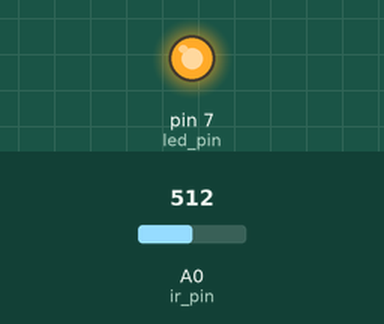
A sketch run on a simulated Arduino Uno, built with avr-gcc and run on an emulated ATmega328P. Parts: output pins drawn as LEDs (lit = HIGH). Inputs (shaded band) come from the test bench; at power-on: A0 (ir_pin) = 512.

Above: at 1.2 s.
1.3 s: A0 (ir_pin) set to 106
2.8 s: A0 (ir_pin) set to 92
At 3.4 s:
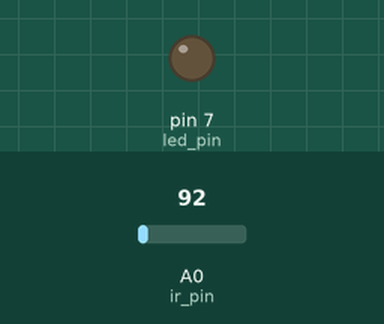
4.3 s: A0 (ir_pin) set to 110
At 4.6 s:
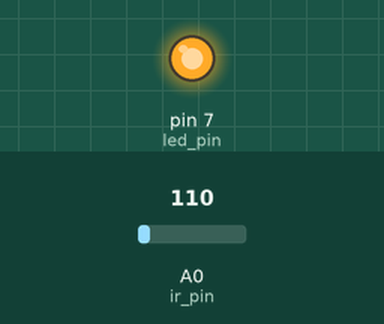
5.8 s: A0 (ir_pin) set to 90
At 6.9 s:
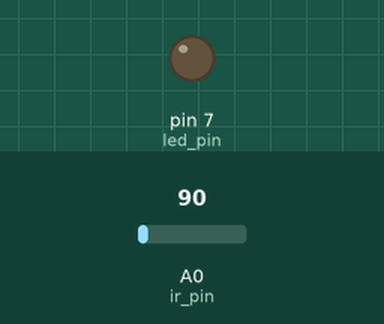
Timing chart, 0 to 8.3 s (numbered marks = the images above; inputs shaded):
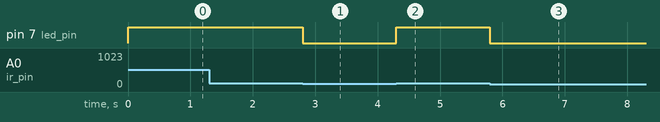

Measured:
- the behaviour switches between 100 and 99 on A0 (ir_pin) (found by bisection; images 0 and 1)
- after the input at 1.3 s, every drawn part: stays the same
- after the input at 2.8 s, pin 7 (led_pin): HIGH → LOW at once
- after the input at 4.3 s, pin 7 (led_pin): LOW → HIGH at once
- after the input at 5.8 s, pin 7 (led_pin): HIGH → LOW at once

The sketch:

ir.ino
```cpp
int led_pin=7;
int ir_pin=0;

void setup() {
  // put your setup code here, to run once:

  pinMode(led_pin,OUTPUT);
  pinMode(ir_pin,INPUT);
  Serial.begin(9600);

}

void loop() {
  // put your main code here, to run repeatedly:

  if(analogRead(ir_pin)<100)
  {

    digitalWrite(led_pin,LOW);
  }
  else
  {
    digitalWrite(led_pin,HIGH);
  }

}
```
